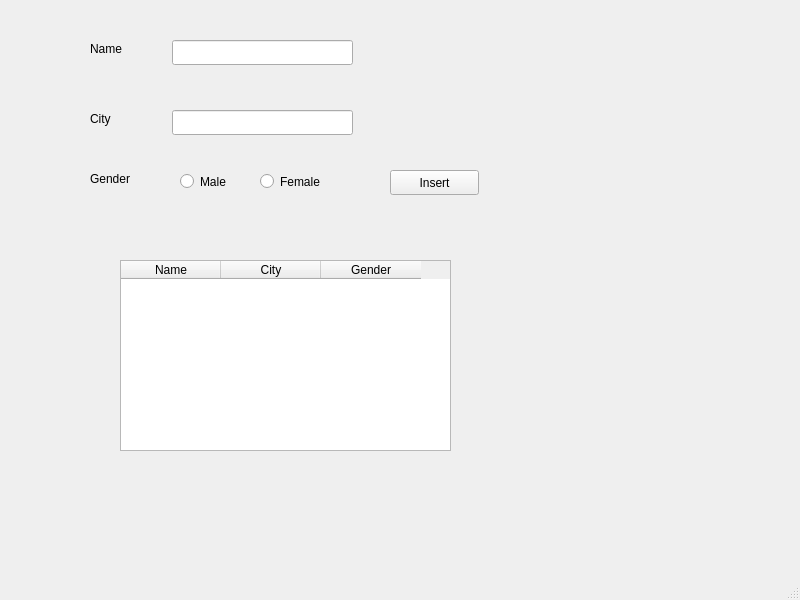
<?xml version="1.0" encoding="UTF-8"?>
<ui version="4.0">
 <class>MainWindow</class>
 <widget class="QMainWindow" name="MainWindow">
  <property name="geometry">
   <rect>
    <x>0</x>
    <y>0</y>
    <width>800</width>
    <height>600</height>
   </rect>
  </property>
  <property name="windowTitle">
   <string>MainWindow</string>
  </property>
  <widget class="QWidget" name="centralwidget">
   <widget class="QLineEdit" name="txtname">
    <property name="geometry">
     <rect>
      <x>172</x>
      <y>40</y>
      <width>181</width>
      <height>25</height>
     </rect>
    </property>
   </widget>
   <widget class="QLineEdit" name="txtcity">
    <property name="geometry">
     <rect>
      <x>172</x>
      <y>110</y>
      <width>181</width>
      <height>25</height>
     </rect>
    </property>
   </widget>
   <widget class="QPushButton" name="btninsert">
    <property name="geometry">
     <rect>
      <x>390</x>
      <y>170</y>
      <width>89</width>
      <height>25</height>
     </rect>
    </property>
    <property name="text">
     <string>Insert</string>
    </property>
   </widget>
   <widget class="QLabel" name="label">
    <property name="geometry">
     <rect>
      <x>90</x>
      <y>40</y>
      <width>67</width>
      <height>17</height>
     </rect>
    </property>
    <property name="text">
     <string>Name</string>
    </property>
   </widget>
   <widget class="QLabel" name="label_2">
    <property name="geometry">
     <rect>
      <x>90</x>
      <y>110</y>
      <width>67</width>
      <height>17</height>
     </rect>
    </property>
    <property name="text">
     <string>City</string>
    </property>
   </widget>
   <widget class="QTableWidget" name="tw_display">
    <property name="geometry">
     <rect>
      <x>120</x>
      <y>260</y>
      <width>331</width>
      <height>191</height>
     </rect>
    </property>
    <column>
     <property name="text">
      <string>Name</string>
     </property>
    </column>
    <column>
     <property name="text">
      <string>City</string>
     </property>
    </column>
    <column>
     <property name="text">
      <string>Gender</string>
     </property>
    </column>
   </widget>
   <widget class="QLabel" name="label_3">
    <property name="geometry">
     <rect>
      <x>90</x>
      <y>170</y>
      <width>67</width>
      <height>17</height>
     </rect>
    </property>
    <property name="text">
     <string>Gender</string>
    </property>
   </widget>
   <widget class="QRadioButton" name="radioMale">
    <property name="geometry">
     <rect>
      <x>180</x>
      <y>170</y>
      <width>112</width>
      <height>23</height>
     </rect>
    </property>
    <property name="text">
     <string>Male</string>
    </property>
   </widget>
   <widget class="QRadioButton" name="radioButton_2">
    <property name="geometry">
     <rect>
      <x>260</x>
      <y>170</y>
      <width>112</width>
      <height>23</height>
     </rect>
    </property>
    <property name="text">
     <string>Female</string>
    </property>
   </widget>
  </widget>
  <widget class="QStatusBar" name="statusbar"/>
 </widget>
 <resources/>
 <connections/>
</ui>
